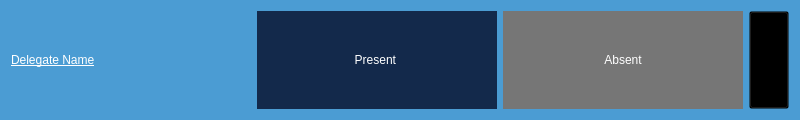
<?xml version="1.0" encoding="UTF-8"?>
<ui version="4.0">
 <class>root</class>
 <widget class="QWidget" name="root">
  <property name="geometry">
   <rect>
    <x>0</x>
    <y>0</y>
    <width>800</width>
    <height>120</height>
   </rect>
  </property>
  <property name="sizePolicy">
   <sizepolicy hsizetype="Expanding" vsizetype="Fixed">
    <horstretch>0</horstretch>
    <verstretch>0</verstretch>
   </sizepolicy>
  </property>
  <property name="windowTitle">
   <string/>
  </property>
  <property name="styleSheet">
   <string notr="true">#root{
	background-color: #4B9CD3;

}

#delegate_name_label{
	color:white;
	
	font: 24pt &quot;Poor Richard&quot;;
	text-decoration: underline;
}

#delete_delegate_button{
		background-color: transparent;	
}

#present_button:checked, #absent_button:checked{
	background-color: #13294B;
	border:none;
	color:white;
	font: 87 16pt &quot;Arial Black&quot;;
}

#present_button, #absent_button{
	background-color: #767676;
	border:none;
	color:white;
	font: 87 16pt &quot;Arial Black&quot;;
}</string>
  </property>
  <property name="index" stdset="0">
   <number>0</number>
  </property>
  <layout class="QHBoxLayout" name="horizontalLayout" stretch="3,3,3,0">
   <item>
    <widget class="QLabel" name="delegate_name_label">
     <property name="sizePolicy">
      <sizepolicy hsizetype="Expanding" vsizetype="Expanding">
       <horstretch>5</horstretch>
       <verstretch>0</verstretch>
      </sizepolicy>
     </property>
     <property name="text">
      <string>Delegate Name</string>
     </property>
     <property name="alignment">
      <set>Qt::AlignLeading|Qt::AlignLeft|Qt::AlignVCenter</set>
     </property>
    </widget>
   </item>
   <item>
    <widget class="QPushButton" name="present_button">
     <property name="sizePolicy">
      <sizepolicy hsizetype="Expanding" vsizetype="Expanding">
       <horstretch>5</horstretch>
       <verstretch>0</verstretch>
      </sizepolicy>
     </property>
     <property name="styleSheet">
      <string notr="true"/>
     </property>
     <property name="text">
      <string>Present </string>
     </property>
     <property name="checkable">
      <bool>true</bool>
     </property>
     <property name="checked">
      <bool>true</bool>
     </property>
     <property name="autoExclusive">
      <bool>true</bool>
     </property>
     <property name="but_name" stdset="0">
      <string>fafafa</string>
     </property>
    </widget>
   </item>
   <item>
    <widget class="QPushButton" name="absent_button">
     <property name="sizePolicy">
      <sizepolicy hsizetype="Expanding" vsizetype="Expanding">
       <horstretch>5</horstretch>
       <verstretch>0</verstretch>
      </sizepolicy>
     </property>
     <property name="text">
      <string>Absent</string>
     </property>
     <property name="checkable">
      <bool>true</bool>
     </property>
     <property name="checked">
      <bool>false</bool>
     </property>
     <property name="autoExclusive">
      <bool>true</bool>
     </property>
     <property name="flat">
      <bool>false</bool>
     </property>
    </widget>
   </item>
   <item>
    <widget class="QPushButton" name="delete_delegate_button">
     <property name="sizePolicy">
      <sizepolicy hsizetype="Minimum" vsizetype="Expanding">
       <horstretch>0</horstretch>
       <verstretch>0</verstretch>
      </sizepolicy>
     </property>
     <property name="text">
      <string/>
     </property>
     <property name="icon">
      <iconset>
       <normaloff>delete_icon.png</normaloff>delete_icon.png</iconset>
     </property>
     <property name="iconSize">
      <size>
       <width>32</width>
       <height>32</height>
      </size>
     </property>
    </widget>
   </item>
  </layout>
 </widget>
 <resources/>
 <connections/>
</ui>
